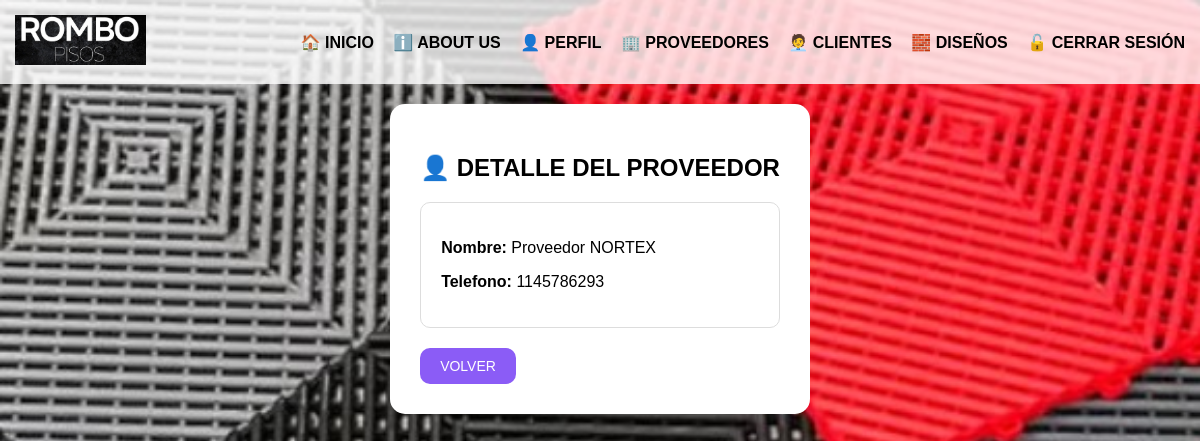
The page /proveedor/2/ (signed in) on the database as committed earlier.
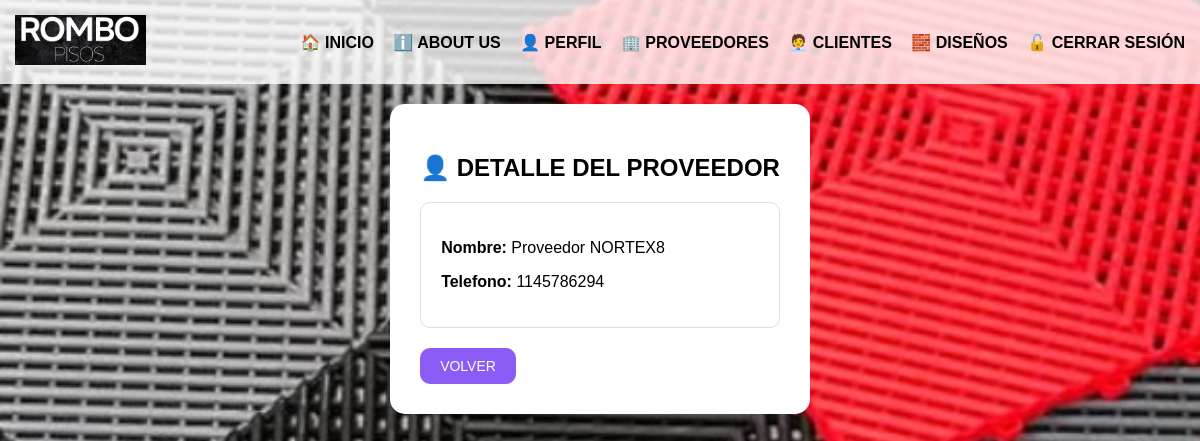
The same page on the database as committed later.
### ventas/models.py (models this page shows, shortened)
class Proveedor(models.Model):
    nombre = models.CharField(max_length=50)
    telefono = models.CharField(max_length=50, default='')

### ventas/views.py (the view)
# urls.py: path('proveedor/<int:id>/', ventas_views.proveedor_detail, name='proveedor_detail'),
@login_required
def proveedor_detail(request, id):
    proveedor = Proveedor.objects.get(id=id)
    nombre = request.GET.get("nombre")
    return render(request, "ventas/proveedor_detail.html", {
        "proveedor": proveedor,
        "nombre": nombre
    })

### ventas/templates/ventas/proveedor_detail.html
{% extends "ventas/base.html" %}
{% block contenido %}
<h2 style="margin-bottom: 20px;">👤 DETALLE DEL PROVEEDOR</h2>
<div style="
    border: 1px solid #ddd;
    padding: 20px;
    border-radius: 10px;
    max-width: 500px;
">
    <p><strong>Nombre:</strong> {{ proveedor.nombre }}</p>
    <p><strong>Telefono:</strong> {{ proveedor.telefono}}</p>
</div>
<div style="margin-top: 20px; display: flex; gap: 10px; flex-wrap: wrap;">
    <a href="{% url 'buscar_proveedor' %}?nombre={{ nombre }}" style="
        background-color: #8B5CF6;
        color: white;
        padding: 10px 20px;
        border-radius: 10px;
        text-transform: uppercase;
        text-decoration: none;
        display: inline-block;
        font-weight: normal;
        font-size: 14px;
    ">
        VOLVER
    </a>
</div>
{% endblock %}

### ventas/templates/ventas/base.html (shortened to what this page needs)
{% load static %}
<!DOCTYPE html>
<html>
<head>
</head>
<body>
    <div class="header">
        <div class="logo">
            <img src="{% static 'ventas/img/logo.jpg' %}" alt="Rombo Pisos">
        </div>
        <div class="menu">
            <a href="/">🏠 INICIO</a>
            <a href="/about/">ℹ️ ABOUT US</a>
            {% if user.is_authenticated %}
                <a href="/account/perfil/">👤 PERFIL</a>
                <a href="{% url 'proveedor_inicio' %}">🏢 PROVEEDORES</a>
                <a href="/cliente/">🧑‍💼 CLIENTES</a>
                <a href="{% url 'productos' %}">🧱 DISEÑOS</a>
                <a href="/account/logout/">🔓 CERRAR SESIÓN</a>
            {% endif %}
        </div>
    </div>
    <div class="contenido">
        {% block contenido %}
        {% endblock %}
    </div>
</body>
</html>

Rows that differ between the two databases and show on the page:
changed Proveedor: nombre "Proveedor NORTEX" → "Proveedor NORTEX8"; telefono "1145786293" → "1145786294"
